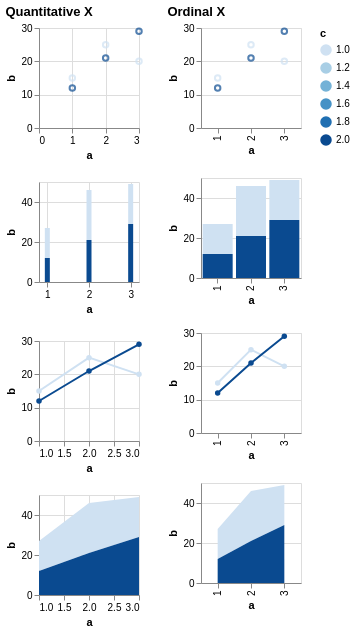

The Vega-Lite source for this figure:
### Vega specification from a JSON file in a GitHub repository (floating-point values rounded to 4 significant figures)
{"$schema": "https://vega.github.io/schema/vega/v5.json", "description": "Testing invalid", "background": "white", "padding": 5, "data": [{"name": "source_0", "values": [{"a": 1, "b": 15, "c": 1}, {"a": 2, "b": 25, "c": 1}, {"a": 3, "b": 20, "c": 1}, {"a": 1, "b": 12, "c": 2}, {"a": 2, "b": 21, "c": 2}, {"a": 3, "b": 29, "c": 2}, {"a": 1, "b": 8, "c": null}, {"a": 2, "b": 31, "c": null}, {"a": 3, "b": 49, "c": null}]}, {"name": "data_0", "source": "source_0", "transform": [{"type": "formula", "expr": "toNumber(datum[\"a\"])", "as": "a"}]}, {"name": "data_1", "source": "data_0", "transform": [{"type": "filter", "expr": "isValid(datum[\"a\"]) && isFinite(+datum[\"a\"]) && isValid(datum[\"b\"]) && isFinite(+datum[\"b\"]) && isValid(datum[\"c\"]) && isFinite(+datum[\"c\"])"}]}, {"name": "data_2", "source": "data_0", "transform": [{"type": "stack", "groupby": ["a"], "field": "b", "sort": {"field": ["c"], "order": ["descending"]}, "as": ["b_start", "b_end"], "offset": "zero"}, {"type": "filter", "expr": "isValid(datum[\"a\"]) && isFinite(+datum[\"a\"]) && isValid(datum[\"b\"]) && isFinite(+datum[\"b\"]) && isValid(datum[\"c\"]) && isFinite(+datum[\"c\"])"}]}, {"name": "data_3", "source": "data_0", "transform": [{"type": "impute", "field": "b", "groupby": ["c"], "key": "a", "method": "value", "value": 0}, {"type": "stack", "groupby": ["a"], "field": "b", "sort": {"field": ["c"], "order": ["descending"]}, "as": ["b_start", "b_end"], "offset": "zero"}, {"type": "filter", "expr": "isValid(datum[\"a\"]) && isFinite(+datum[\"a\"]) && isValid(datum[\"b\"]) && isFinite(+datum[\"b\"]) && isValid(datum[\"c\"]) && isFinite(+datum[\"c\"])"}]}, {"name": "data_4", "source": "data_0", "transform": [{"type": "filter", "expr": "isValid(datum[\"b\"]) && isFinite(+datum[\"b\"]) && isValid(datum[\"c\"]) && isFinite(+datum[\"c\"])"}]}, {"name": "data_5", "source": "data_0", "transform": [{"type": "stack", "groupby": ["a"], "field": "b", "sort": {"field": ["c"], "order": ["descending"]}, "as": ["b_start", "b_end"], "offset": "zero"}, {"type": "filter", "expr": "isValid(datum[\"b\"]) && isFinite(+datum[\"b\"]) && isValid(datum[\"c\"]) && isFinite(+datum[\"c\"])"}]}, {"name": "data_6", "source": "data_0", "transform": [{"type": "impute", "field": "b", "groupby": ["c"], "key": "a", "method": "value", "value": 0}, {"type": "stack", "groupby": ["a"], "field": "b", "sort": {"field": ["c"], "order": ["descending"]}, "as": ["b_start", "b_end"], "offset": "zero"}, {"type": "filter", "expr": "isValid(datum[\"b\"]) && isFinite(+datum[\"b\"]) && isValid(datum[\"c\"]) && isFinite(+datum[\"c\"])"}]}], "signals": [{"name": "childWidth", "value": 100}, {"name": "concat_0_childHeight", "value": 100}, {"name": "concat_1_childHeight", "value": 100}], "layout": {"padding": 20, "bounds": "full", "align": "each"}, "marks": [{"type": "group", "name": "concat_0_group", "title": {"text": "Quantitative X", "anchor": "start"}, "layout": {"padding": 20, "columns": 1, "bounds": "full", "align": "each"}, "marks": [{"type": "group", "name": "concat_0_concat_0_group", "style": "cell", "encode": {"update": {"width": {"signal": "childWidth"}, "height": {"signal": "concat_0_childHeight"}}}, "marks": [{"name": "concat_0_concat_0_marks", "type": "symbol", "style": ["point"], "from": {"data": "data_1"}, "encode": {"update": {"opacity": {"value": 0.7}, "fill": {"value": "transparent"}, "stroke": {"scale": "color", "field": "c"}, "tooltip": {"signal": "{\"a\": !isValid(datum[\"a\"]) || !isFinite(+datum[\"a\"]) ? \"\" + datum[\"a\"] : format(datum[\"a\"], \"\"), \"b\": !isValid(datum[\"b\"]) || !isFinite(+datum[\"b\"]) ? \"\" + datum[\"b\"] : format(datum[\"b\"], \"\"), \"c\": !isValid(datum[\"c\"]) || !isFinite(+datum[\"c\"]) ? \"\" + datum[\"c\"] : format(datum[\"c\"], \"\")}"}, "ariaRoleDescription": {"value": "point"}, "description": {"signal": "\"a: \" + (!isValid(datum[\"a\"]) || !isFinite(+datum[\"a\"]) ? \"\" + datum[\"a\"] : format(datum[\"a\"], \"\")) + \"; b: \" + (!isValid(datum[\"b\"]) || !isFinite(+datum[\"b\"]) ? \"\" + datum[\"b\"] : format(datum[\"b\"], \"\")) + \"; c: \" + (!isValid(datum[\"c\"]) || !isFinite(+datum[\"c\"]) ? \"\" + datum[\"c\"] : format(datum[\"c\"], \"\"))"}, "x": {"scale": "concat_0_concat_0_x", "field": "a"}, "y": {"scale": "concat_0_concat_0_y", "field": "b"}}}}], "axes": [{"scale": "concat_0_concat_0_x", "orient": "bottom", "gridScale": "concat_0_concat_0_y", "grid": true, "tickCount": {"signal": "ceil(childWidth/40)"}, "domain": false, "labels": false, "aria": false, "maxExtent": 0, "minExtent": 0, "ticks": false, "zindex": 0}, {"scale": "concat_0_concat_0_y", "orient": "left", "gridScale": "concat_0_concat_0_x", "grid": true, "tickCount": {"signal": "ceil(concat_0_childHeight/40)"}, "domain": false, "labels": false, "aria": false, "maxExtent": 0, "minExtent": 0, "ticks": false, "zindex": 0}, {"scale": "concat_0_concat_0_x", "orient": "bottom", "grid": false, "title": "a", "labelFlush": true, "labelOverlap": true, "tickCount": {"signal": "ceil(childWidth/40)"}, "zindex": 0}, {"scale": "concat_0_concat_0_y", "orient": "left", "grid": false, "title": "b", "labelOverlap": true, "tickCount": {"signal": "ceil(concat_0_childHeight/40)"}, "zindex": 0}]}, {"type": "group", "name": "concat_0_concat_1_group", "style": "cell", "encode": {"update": {"width": {"signal": "childWidth"}, "height": {"signal": "concat_0_childHeight"}}}, "marks": [{"name": "concat_0_concat_1_marks", "type": "rect", "style": ["bar"], "from": {"data": "data_2"}, "encode": {"update": {"fill": {"scale": "color", "field": "c"}, "tooltip": {"signal": "{\"a\": !isValid(datum[\"a\"]) || !isFinite(+datum[\"a\"]) ? \"\" + datum[\"a\"] : format(datum[\"a\"], \"\"), \"b\": !isValid(datum[\"b\"]) || !isFinite(+datum[\"b\"]) ? \"\" + datum[\"b\"] : format(datum[\"b\"], \"\"), \"c\": !isValid(datum[\"c\"]) || !isFinite(+datum[\"c\"]) ? \"\" + datum[\"c\"] : format(datum[\"c\"], \"\")}"}, "ariaRoleDescription": {"value": "bar"}, "description": {"signal": "\"a: \" + (!isValid(datum[\"a\"]) || !isFinite(+datum[\"a\"]) ? \"\" + datum[\"a\"] : format(datum[\"a\"], \"\")) + \"; b: \" + (!isValid(datum[\"b\"]) || !isFinite(+datum[\"b\"]) ? \"\" + datum[\"b\"] : format(datum[\"b\"], \"\")) + \"; c: \" + (!isValid(datum[\"c\"]) || !isFinite(+datum[\"c\"]) ? \"\" + datum[\"c\"] : format(datum[\"c\"], \"\"))"}, "xc": {"scale": "concat_0_concat_1_x", "field": "a"}, "width": {"value": 5}, "y": {"scale": "concat_0_concat_1_y", "field": "b_end"}, "y2": {"scale": "concat_0_concat_1_y", "field": "b_start"}}}}], "axes": [{"scale": "concat_0_concat_1_x", "orient": "bottom", "gridScale": "concat_0_concat_1_y", "grid": true, "tickCount": {"signal": "ceil(childWidth/40)"}, "domain": false, "labels": false, "aria": false, "maxExtent": 0, "minExtent": 0, "ticks": false, "zindex": 0}, {"scale": "concat_0_concat_1_y", "orient": "left", "gridScale": "concat_0_concat_1_x", "grid": true, "tickCount": {"signal": "ceil(concat_0_childHeight/40)"}, "domain": false, "labels": false, "aria": false, "maxExtent": 0, "minExtent": 0, "ticks": false, "zindex": 0}, {"scale": "concat_0_concat_1_x", "orient": "bottom", "grid": false, "title": "a", "labelFlush": true, "labelOverlap": true, "tickCount": {"signal": "ceil(childWidth/40)"}, "zindex": 0}, {"scale": "concat_0_concat_1_y", "orient": "left", "grid": false, "title": "b", "labelOverlap": true, "tickCount": {"signal": "ceil(concat_0_childHeight/40)"}, "zindex": 0}]}, {"type": "group", "name": "concat_0_concat_2_group", "style": "cell", "encode": {"update": {"width": {"signal": "childWidth"}, "height": {"signal": "concat_0_childHeight"}}}, "marks": [{"name": "concat_0_concat_2_layer_0_pathgroup", "type": "group", "from": {"facet": {"name": "faceted_path_concat_0_concat_2_layer_0_main", "data": "data_1", "groupby": ["c"]}}, "encode": {"update": {"width": {"field": {"group": "width"}}, "height": {"field": {"group": "height"}}}}, "marks": [{"name": "concat_0_concat_2_layer_0_marks", "type": "line", "style": ["line"], "sort": {"field": "x"}, "from": {"data": "faceted_path_concat_0_concat_2_layer_0_main"}, "encode": {"update": {"stroke": {"scale": "color", "field": "c"}, "tooltip": {"signal": "{\"a\": !isValid(datum[\"a\"]) || !isFinite(+datum[\"a\"]) ? \"\" + datum[\"a\"] : format(datum[\"a\"], \"\"), \"b\": !isValid(datum[\"b\"]) || !isFinite(+datum[\"b\"]) ? \"\" + datum[\"b\"] : format(datum[\"b\"], \"\"), \"c\": !isValid(datum[\"c\"]) || !isFinite(+datum[\"c\"]) ? \"\" + datum[\"c\"] : format(datum[\"c\"], \"\")}"}, "description": {"signal": "\"a: \" + (!isValid(datum[\"a\"]) || !isFinite(+datum[\"a\"]) ? \"\" + datum[\"a\"] : format(datum[\"a\"], \"\")) + \"; b: \" + (!isValid(datum[\"b\"]) || !isFinite(+datum[\"b\"]) ? \"\" + datum[\"b\"] : format(datum[\"b\"], \"\")) + \"; c: \" + (!isValid(datum[\"c\"]) || !isFinite(+datum[\"c\"]) ? \"\" + datum[\"c\"] : format(datum[\"c\"], \"\"))"}, "x": {"scale": "concat_0_concat_2_x", "field": "a"}, "y": {"scale": "concat_0_concat_2_y", "field": "b"}}}}]}, {"name": "concat_0_concat_2_layer_1_marks", "type": "symbol", "style": ["point"], "from": {"data": "data_1"}, "encode": {"update": {"opacity": {"value": 1}, "fill": {"scale": "color", "field": "c"}, "tooltip": {"signal": "{\"a\": !isValid(datum[\"a\"]) || !isFinite(+datum[\"a\"]) ? \"\" + datum[\"a\"] : format(datum[\"a\"], \"\"), \"b\": !isValid(datum[\"b\"]) || !isFinite(+datum[\"b\"]) ? \"\" + datum[\"b\"] : format(datum[\"b\"], \"\"), \"c\": !isValid(datum[\"c\"]) || !isFinite(+datum[\"c\"]) ? \"\" + datum[\"c\"] : format(datum[\"c\"], \"\")}"}, "ariaRoleDescription": {"value": "point"}, "description": {"signal": "\"a: \" + (!isValid(datum[\"a\"]) || !isFinite(+datum[\"a\"]) ? \"\" + datum[\"a\"] : format(datum[\"a\"], \"\")) + \"; b: \" + (!isValid(datum[\"b\"]) || !isFinite(+datum[\"b\"]) ? \"\" + datum[\"b\"] : format(datum[\"b\"], \"\")) + \"; c: \" + (!isValid(datum[\"c\"]) || !isFinite(+datum[\"c\"]) ? \"\" + datum[\"c\"] : format(datum[\"c\"], \"\"))"}, "x": {"scale": "concat_0_concat_2_x", "field": "a"}, "y": {"scale": "concat_0_concat_2_y", "field": "b"}}}}], "axes": [{"scale": "concat_0_concat_2_x", "orient": "bottom", "gridScale": "concat_0_concat_2_y", "grid": true, "tickCount": {"signal": "ceil(childWidth/40)"}, "domain": false, "labels": false, "aria": false, "maxExtent": 0, "minExtent": 0, "ticks": false, "zindex": 0}, {"scale": "concat_0_concat_2_y", "orient": "left", "gridScale": "concat_0_concat_2_x", "grid": true, "tickCount": {"signal": "ceil(concat_0_childHeight/40)"}, "domain": false, "labels": false, "aria": false, "maxExtent": 0, "minExtent": 0, "ticks": false, "zindex": 0}, {"scale": "concat_0_concat_2_x", "orient": "bottom", "grid": false, "title": "a", "labelFlush": true, "labelOverlap": true, "tickCount": {"signal": "ceil(childWidth/40)"}, "zindex": 0}, {"scale": "concat_0_concat_2_y", "orient": "left", "grid": false, "title": "b", "labelOverlap": true, "tickCount": {"signal": "ceil(concat_0_childHeight/40)"}, "zindex": 0}]}, {"type": "group", "name": "concat_0_concat_3_group", "style": "cell", "encode": {"update": {"width": {"signal": "childWidth"}, "height": {"signal": "concat_0_childHeight"}}}, "marks": [{"name": "concat_0_concat_3_pathgroup", "type": "group", "from": {"facet": {"name": "faceted_path_concat_0_concat_3_main", "data": "data_3", "groupby": ["c"]}}, "encode": {"update": {"width": {"field": {"group": "width"}}, "height": {"field": {"group": "height"}}}}, "marks": [{"name": "concat_0_concat_3_marks", "type": "area", "style": ["area"], "sort": {"field": "x"}, "from": {"data": "faceted_path_concat_0_concat_3_main"}, "encode": {"update": {"orient": {"value": "vertical"}, "fill": {"scale": "color", "field": "c"}, "tooltip": {"signal": "{\"a\": !isValid(datum[\"a\"]) || !isFinite(+datum[\"a\"]) ? \"\" + datum[\"a\"] : format(datum[\"a\"], \"\"), \"b\": !isValid(datum[\"b\"]) || !isFinite(+datum[\"b\"]) ? \"\" + datum[\"b\"] : format(datum[\"b\"], \"\"), \"c\": !isValid(datum[\"c\"]) || !isFinite(+datum[\"c\"]) ? \"\" + datum[\"c\"] : format(datum[\"c\"], \"\")}"}, "description": {"signal": "\"a: \" + (!isValid(datum[\"a\"]) || !isFinite(+datum[\"a\"]) ? \"\" + datum[\"a\"] : format(datum[\"a\"], \"\")) + \"; b: \" + (!isValid(datum[\"b\"]) || !isFinite(+datum[\"b\"]) ? \"\" + datum[\"b\"] : format(datum[\"b\"], \"\")) + \"; c: \" + (!isValid(datum[\"c\"]) || !isFinite(+datum[\"c\"]) ? \"\" + datum[\"c\"] : format(datum[\"c\"], \"\"))"}, "x": {"scale": "concat_0_concat_3_x", "field": "a"}, "y": {"scale": "concat_0_concat_3_y", "field": "b_end"}, "y2": {"scale": "concat_0_concat_3_y", "field": "b_start"}}}}]}], "axes": [{"scale": "concat_0_concat_3_x", "orient": "bottom", "gridScale": "concat_0_concat_3_y", "grid": true, "tickCount": {"signal": "ceil(childWidth/40)"}, "domain": false, "labels": false, "aria": false, "maxExtent": 0, "minExtent": 0, "ticks": false, "zindex": 0}, {"scale": "concat_0_concat_3_y", "orient": "left", "gridScale": "concat_0_concat_3_x", "grid": true, "tickCount": {"signal": "ceil(concat_0_childHeight/40)"}, "domain": false, "labels": false, "aria": false, "maxExtent": 0, "minExtent": 0, "ticks": false, "zindex": 0}, {"scale": "concat_0_concat_3_x", "orient": "bottom", "grid": false, "title": "a", "labelFlush": true, "labelOverlap": true, "tickCount": {"signal": "ceil(childWidth/40)"}, "zindex": 0}, {"scale": "concat_0_concat_3_y", "orient": "left", "grid": false, "title": "b", "labelOverlap": true, "tickCount": {"signal": "ceil(concat_0_childHeight/40)"}, "zindex": 0}]}]}, {"type": "group", "name": "concat_1_group", "title": {"text": "Ordinal X", "anchor": "start"}, "layout": {"padding": 20, "columns": 1, "bounds": "full", "align": "each"}, "marks": [{"type": "group", "name": "concat_1_concat_0_group", "style": "cell", "encode": {"update": {"width": {"signal": "childWidth"}, "height": {"signal": "concat_1_childHeight"}}}, "marks": [{"name": "concat_1_concat_0_marks", "type": "symbol", "style": ["point"], "from": {"data": "data_4"}, "encode": {"update": {"opacity": {"value": 0.7}, "fill": {"value": "transparent"}, "stroke": {"scale": "color", "field": "c"}, "tooltip": {"signal": "{\"a\": \"\" + datum[\"a\"], \"b\": !isValid(datum[\"b\"]) || !isFinite(+datum[\"b\"]) ? \"\" + datum[\"b\"] : format(datum[\"b\"], \"\"), \"c\": !isValid(datum[\"c\"]) || !isFinite(+datum[\"c\"]) ? \"\" + datum[\"c\"] : format(datum[\"c\"], \"\")}"}, "ariaRoleDescription": {"value": "point"}, "description": {"signal": "\"a: \" + (\"\" + datum[\"a\"]) + \"; b: \" + (!isValid(datum[\"b\"]) || !isFinite(+datum[\"b\"]) ? \"\" + datum[\"b\"] : format(datum[\"b\"], \"\")) + \"; c: \" + (!isValid(datum[\"c\"]) || !isFinite(+datum[\"c\"]) ? \"\" + datum[\"c\"] : format(datum[\"c\"], \"\"))"}, "x": {"scale": "concat_1_concat_0_x", "field": "a"}, "y": {"scale": "concat_1_concat_0_y", "field": "b"}}}}], "axes": [{"scale": "concat_1_concat_0_y", "orient": "left", "gridScale": "concat_1_concat_0_x", "grid": true, "tickCount": {"signal": "ceil(concat_1_childHeight/40)"}, "domain": false, "labels": false, "aria": false, "maxExtent": 0, "minExtent": 0, "ticks": false, "zindex": 0}, {"scale": "concat_1_concat_0_x", "orient": "bottom", "grid": false, "title": "a", "labelAlign": "right", "labelAngle": 270, "labelBaseline": "middle", "zindex": 0}, {"scale": "concat_1_concat_0_y", "orient": "left", "grid": false, "title": "b", "labelOverlap": true, "tickCount": {"signal": "ceil(concat_1_childHeight/40)"}, "zindex": 0}]}, {"type": "group", "name": "concat_1_concat_1_group", "style": "cell", "encode": {"update": {"width": {"signal": "childWidth"}, "height": {"signal": "concat_1_childHeight"}}}, "marks": [{"name": "concat_1_concat_1_marks", "type": "rect", "style": ["bar"], "from": {"data": "data_5"}, "encode": {"update": {"fill": {"scale": "color", "field": "c"}, "tooltip": {"signal": "{\"a\": \"\" + datum[\"a\"], \"b\": !isValid(datum[\"b\"]) || !isFinite(+datum[\"b\"]) ? \"\" + datum[\"b\"] : format(datum[\"b\"], \"\"), \"c\": !isValid(datum[\"c\"]) || !isFinite(+datum[\"c\"]) ? \"\" + datum[\"c\"] : format(datum[\"c\"], \"\")}"}, "ariaRoleDescription": {"value": "bar"}, "description": {"signal": "\"a: \" + (\"\" + datum[\"a\"]) + \"; b: \" + (!isValid(datum[\"b\"]) || !isFinite(+datum[\"b\"]) ? \"\" + datum[\"b\"] : format(datum[\"b\"], \"\")) + \"; c: \" + (!isValid(datum[\"c\"]) || !isFinite(+datum[\"c\"]) ? \"\" + datum[\"c\"] : format(datum[\"c\"], \"\"))"}, "x": {"scale": "concat_1_concat_1_x", "field": "a"}, "width": {"signal": "max(0.25, bandwidth('concat_1_concat_1_x'))"}, "y": {"scale": "concat_1_concat_1_y", "field": "b_end"}, "y2": {"scale": "concat_1_concat_1_y", "field": "b_start"}}}}], "axes": [{"scale": "concat_1_concat_1_y", "orient": "left", "gridScale": "concat_1_concat_1_x", "grid": true, "tickCount": {"signal": "ceil(concat_1_childHeight/40)"}, "domain": false, "labels": false, "aria": false, "maxExtent": 0, "minExtent": 0, "ticks": false, "zindex": 0}, {"scale": "concat_1_concat_1_x", "orient": "bottom", "grid": false, "title": "a", "labelAlign": "right", "labelAngle": 270, "labelBaseline": "middle", "zindex": 0}, {"scale": "concat_1_concat_1_y", "orient": "left", "grid": false, "title": "b", "labelOverlap": true, "tickCount": {"signal": "ceil(concat_1_childHeight/40)"}, "zindex": 0}]}, {"type": "group", "name": "concat_1_concat_2_group", "style": "cell", "encode": {"update": {"width": {"signal": "childWidth"}, "height": {"signal": "concat_1_childHeight"}}}, "marks": [{"name": "concat_1_concat_2_layer_0_pathgroup", "type": "group", "from": {"facet": {"name": "faceted_path_concat_1_concat_2_layer_0_main", "data": "data_4", "groupby": ["c"]}}, "encode": {"update": {"width": {"field": {"group": "width"}}, "height": {"field": {"group": "height"}}}}, "marks": [{"name": "concat_1_concat_2_layer_0_marks", "type": "line", "style": ["line"], "sort": {"field": "x"}, "from": {"data": "faceted_path_concat_1_concat_2_layer_0_main"}, "encode": {"update": {"stroke": {"scale": "color", "field": "c"}, "tooltip": {"signal": "{\"a\": \"\" + datum[\"a\"], \"b\": !isValid(datum[\"b\"]) || !isFinite(+datum[\"b\"]) ? \"\" + datum[\"b\"] : format(datum[\"b\"], \"\"), \"c\": !isValid(datum[\"c\"]) || !isFinite(+datum[\"c\"]) ? \"\" + datum[\"c\"] : format(datum[\"c\"], \"\")}"}, "description": {"signal": "\"a: \" + (\"\" + datum[\"a\"]) + \"; b: \" + (!isValid(datum[\"b\"]) || !isFinite(+datum[\"b\"]) ? \"\" + datum[\"b\"] : format(datum[\"b\"], \"\")) + \"; c: \" + (!isValid(datum[\"c\"]) || !isFinite(+datum[\"c\"]) ? \"\" + datum[\"c\"] : format(datum[\"c\"], \"\"))"}, "x": {"scale": "concat_1_concat_2_x", "field": "a"}, "y": {"scale": "concat_1_concat_2_y", "field": "b"}}}}]}, {"name": "concat_1_concat_2_layer_1_marks", "type": "symbol", "style": ["point"], "from": {"data": "data_4"}, "encode": {"update": {"opacity": {"value": 1}, "fill": {"scale": "color", "field": "c"}, "tooltip": {"signal": "{\"a\": \"\" + datum[\"a\"], \"b\": !isValid(datum[\"b\"]) || !isFinite(+datum[\"b\"]) ? \"\" + datum[\"b\"] : format(datum[\"b\"], \"\"), \"c\": !isValid(datum[\"c\"]) || !isFinite(+datum[\"c\"]) ? \"\" + datum[\"c\"] : format(datum[\"c\"], \"\")}"}, "ariaRoleDescription": {"value": "point"}, "description": {"signal": "\"a: \" + (\"\" + datum[\"a\"]) + \"; b: \" + (!isValid(datum[\"b\"]) || !isFinite(+datum[\"b\"]) ? \"\" + datum[\"b\"] : format(datum[\"b\"], \"\")) + \"; c: \" + (!isValid(datum[\"c\"]) || !isFinite(+datum[\"c\"]) ? \"\" + datum[\"c\"] : format(datum[\"c\"], \"\"))"}, "x": {"scale": "concat_1_concat_2_x", "field": "a"}, "y": {"scale": "concat_1_concat_2_y", "field": "b"}}}}], "axes": [{"scale": "concat_1_concat_2_y", "orient": "left", "gridScale": "concat_1_concat_2_x", "grid": true, "tickCount": {"signal": "ceil(concat_1_childHeight/40)"}, "domain": false, "labels": false, "aria": false, "maxExtent": 0, "minExtent": 0, "ticks": false, "zindex": 0}, {"scale": "concat_1_concat_2_x", "orient": "bottom", "grid": false, "title": "a", "labelAlign": "right", "labelAngle": 270, "labelBaseline": "middle", "zindex": 0}, {"scale": "concat_1_concat_2_y", "orient": "left", "grid": false, "title": "b", "labelOverlap": true, "tickCount": {"signal": "ceil(concat_1_childHeight/40)"}, "zindex": 0}]}, {"type": "group", "name": "concat_1_concat_3_group", "style": "cell", "encode": {"update": {"width": {"signal": "childWidth"}, "height": {"signal": "concat_1_childHeight"}}}, "marks": [{"name": "concat_1_concat_3_pathgroup", "type": "group", "from": {"facet": {"name": "faceted_path_concat_1_concat_3_main", "data": "data_6", "groupby": ["c"]}}, "encode": {"update": {"width": {"field": {"group": "width"}}, "height": {"field": {"group": "height"}}}}, "marks": [{"name": "concat_1_concat_3_marks", "type": "area", "style": ["area"], "sort": {"field": "x"}, "from": {"data": "faceted_path_concat_1_concat_3_main"}, "encode": {"update": {"orient": {"value": "vertical"}, "fill": {"scale": "color", "field": "c"}, "tooltip": {"signal": "{\"a\": \"\" + datum[\"a\"], \"b\": !isValid(datum[\"b\"]) || !isFinite(+datum[\"b\"]) ? \"\" + datum[\"b\"] : format(datum[\"b\"], \"\"), \"c\": !isValid(datum[\"c\"]) || !isFinite(+datum[\"c\"]) ? \"\" + datum[\"c\"] : format(datum[\"c\"], \"\")}"}, "description": {"signal": "\"a: \" + (\"\" + datum[\"a\"]) + \"; b: \" + (!isValid(datum[\"b\"]) || !isFinite(+datum[\"b\"]) ? \"\" + datum[\"b\"] : format(datum[\"b\"], \"\")) + \"; c: \" + (!isValid(datum[\"c\"]) || !isFinite(+datum[\"c\"]) ? \"\" + datum[\"c\"] : format(datum[\"c\"], \"\"))"}, "x": {"scale": "concat_1_concat_3_x", "field": "a"}, "y": {"scale": "concat_1_concat_3_y", "field": "b_end"}, "y2": {"scale": "concat_1_concat_3_y", "field": "b_start"}}}}]}], "axes": [{"scale": "concat_1_concat_3_y", "orient": "left", "gridScale": "concat_1_concat_3_x", "grid": true, "tickCount": {"signal": "ceil(concat_1_childHeight/40)"}, "domain": false, "labels": false, "aria": false, "maxExtent": 0, "minExtent": 0, "ticks": false, "zindex": 0}, {"scale": "concat_1_concat_3_x", "orient": "bottom", "grid": false, "title": "a", "labelAlign": "right", "labelAngle": 270, "labelBaseline": "middle", "zindex": 0}, {"scale": "concat_1_concat_3_y", "orient": "left", "grid": false, "title": "b", "labelOverlap": true, "tickCount": {"signal": "ceil(concat_1_childHeight/40)"}, "zindex": 0}]}]}], "scales": [{"name": "color", "type": "linear", "domain": {"fields": [{"data": "data_1", "field": "c"}, {"data": "data_2", "field": "c"}, {"data": "data_3", "field": "c"}, {"data": "data_4", "field": "c"}, {"data": "data_5", "field": "c"}, {"data": "data_6", "field": "c"}]}, "range": "ramp", "interpolate": "hcl", "zero": false}, {"name": "concat_0_concat_0_x", "type": "linear", "domain": {"data": "data_1", "field": "a"}, "range": [0, {"signal": "childWidth"}], "nice": true, "zero": true}, {"name": "concat_0_concat_0_y", "type": "linear", "domain": {"data": "data_1", "field": "b"}, "range": [{"signal": "concat_0_childHeight"}, 0], "nice": true, "zero": true}, {"name": "concat_0_concat_1_x", "type": "linear", "domain": {"data": "data_2", "field": "a"}, "range": [0, {"signal": "childWidth"}], "nice": true, "zero": false, "padding": 5}, {"name": "concat_0_concat_1_y", "type": "linear", "domain": {"data": "data_2", "fields": ["b_start", "b_end"]}, "range": [{"signal": "concat_0_childHeight"}, 0], "nice": true, "zero": true}, {"name": "concat_0_concat_2_x", "type": "linear", "domain": {"data": "data_1", "field": "a"}, "range": [0, {"signal": "childWidth"}], "nice": true, "zero": false}, {"name": "concat_0_concat_2_y", "type": "linear", "domain": {"data": "data_1", "field": "b"}, "range": [{"signal": "concat_0_childHeight"}, 0], "nice": true, "zero": true}, {"name": "concat_0_concat_3_x", "type": "linear", "domain": {"data": "data_3", "field": "a"}, "range": [0, {"signal": "childWidth"}], "nice": true, "zero": false}, {"name": "concat_0_concat_3_y", "type": "linear", "domain": {"data": "data_3", "fields": ["b_start", "b_end"]}, "range": [{"signal": "concat_0_childHeight"}, 0], "nice": true, "zero": true}, {"name": "concat_1_concat_0_x", "type": "point", "domain": {"data": "data_4", "field": "a", "sort": true}, "range": [0, {"signal": "childWidth"}], "padding": 0.5}, {"name": "concat_1_concat_0_y", "type": "linear", "domain": {"data": "data_4", "field": "b"}, "range": [{"signal": "concat_1_childHeight"}, 0], "nice": true, "zero": true}, {"name": "concat_1_concat_1_x", "type": "band", "domain": {"data": "data_5", "field": "a", "sort": true}, "range": [0, {"signal": "childWidth"}], "paddingInner": 0.1, "paddingOuter": 0.05}, {"name": "concat_1_concat_1_y", "type": "linear", "domain": {"data": "data_5", "fields": ["b_start", "b_end"]}, "range": [{"signal": "concat_1_childHeight"}, 0], "nice": true, "zero": true}, {"name": "concat_1_concat_2_x", "type": "point", "domain": {"data": "data_4", "field": "a", "sort": true}, "range": [0, {"signal": "childWidth"}], "padding": 0.5}, {"name": "concat_1_concat_2_y", "type": "linear", "domain": {"data": "data_4", "field": "b"}, "range": [{"signal": "concat_1_childHeight"}, 0], "nice": true, "zero": true}, {"name": "concat_1_concat_3_x", "type": "point", "domain": {"data": "data_6", "field": "a", "sort": true}, "range": [0, {"signal": "childWidth"}], "padding": 0.5}, {"name": "concat_1_concat_3_y", "type": "linear", "domain": {"data": "data_6", "fields": ["b_start", "b_end"]}, "range": [{"signal": "concat_1_childHeight"}, 0], "nice": true, "zero": true}], "legends": [{"stroke": "color", "gradientLength": {"signal": "clamp(concat_0_childHeight, 64, 200)"}, "title": "c", "encode": {"gradient": {"update": {"opacity": {"value": 0.7}}}}, "fill": "color"}], "config": {"mark": {"tooltip": true}}}
